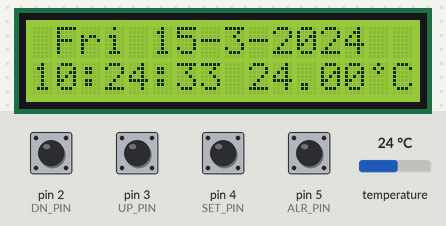
Simulated run of this sketch. Board: Arduino Uno, built with avr-gcc and run on an emulated ATmega328P. Shown: 16×2 character LCD. Inputs (shaded band) come from the test bench; at power-on: pin 2 (DN_PIN), pin 3 (UP_PIN), pin 4 (SET_PIN), pin 5 (ALR_PIN) HIGH, temperature 24 °C. The local clock reads 2024-03-15 10:24:30 at power-on unless the sketch sets it.

Above: at 3.3 s.
3.4 s: pin 4 (SET_PIN) pulled LOW for 0.15 s
At 3.92 s:
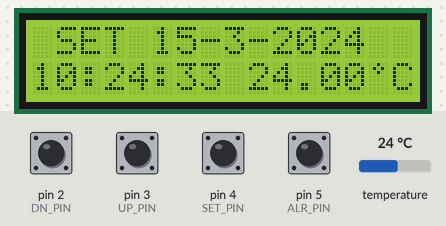
4.1 s: temperature set to 12 °C
At 4.4 s:
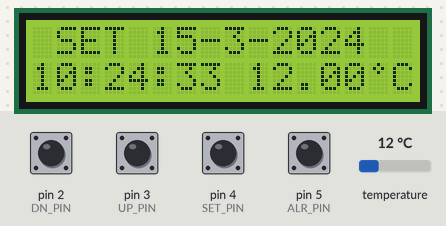
5.6 s: pin 2 (DN_PIN) pulled LOW for 1 s
At 6.32 s:
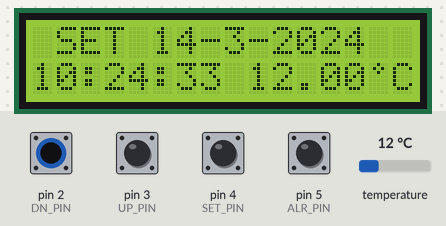
7.2 s: pin 2 (DN_PIN) pulled LOW for 0.15 s
At 7.77 s:
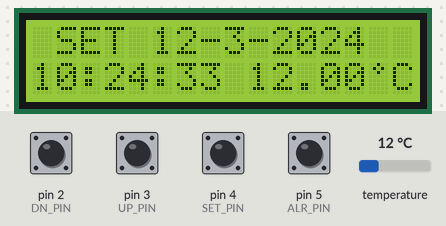
7.9 s: pin 4 (SET_PIN) pulled LOW for 1 s
At 8.13 s:
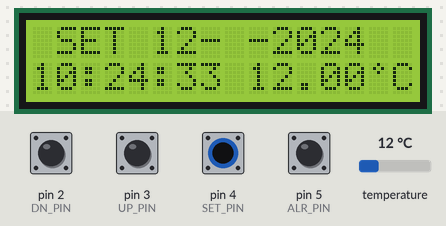
9.5 s: pin 3 (UP_PIN) pulled LOW for 1 s
At 10.17 s:
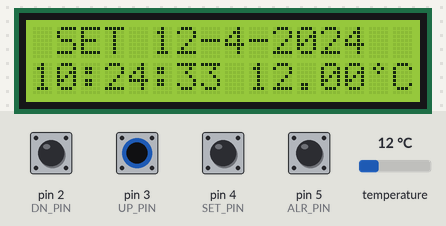

Measured:
- after the input at 3.4 s, the display: first changes after 0.10 s (image 1 shows a later state)
- after the input at 4.1 s, the display: changes at once (image 2)
- after the input at 5.6 s, the display: first differs from a run without the input after 0.66 s (image 3)
- after the input at 7.2 s, the display: first differs from a run without the input after 0.51 s (image 4)
- after the input at 7.9 s, the display: first differs from a run without the input after 0.18 s (image 5)
- after the input at 9.5 s, the display: first differs from a run without the input after 0.61 s (image 6)

The sketch:

ds_3231_clock_timer_alarm.ino
```cpp
// (licence header left out)
#include <DS3231.h> //Memanggil RTC3231 Library
#include <Wire.h>  // i2C Conection Library
#include <LiquidCrystal_I2C.h>  //Memanggil i2C LCD Library
#include <Button.h> //Memanggil library Push Button

//Setup Tombol Setting
#define DN_PIN 2 //Decrease Button
#define UP_PIN 3 //Increase Button
#define SET_PIN 4  //Setup Button
#define ALR_PIN 5  //Setup Button
#define PULLUP true //Mengaktifkan internal Pull Up
#define INVERT true
#define DEBOUNCE_MS 20
#define REPEAT_FIRST 500
#define REPEAT_INCR 100

//Declare push buttons
Button btnUP(UP_PIN, PULLUP, INVERT, DEBOUNCE_MS);
Button btnDN(DN_PIN, PULLUP, INVERT, DEBOUNCE_MS);
Button btnSET(SET_PIN, PULLUP, INVERT, DEBOUNCE_MS);
Button btnALR(ALR_PIN, PULLUP, INVERT, DEBOUNCE_MS);
enum {WAIT, INCR, DECR};
uint8_t STATE;
int count;
int lastCount = -1;
unsigned long rpt = REPEAT_FIRST;
///////////////////////////////////////////////
// Coding ini dibuat Oleh Dani Rajacell ///////
// Untuk www.belajarduino.com /////////////////
// Support by www.tokopedia.com/rajacell //////
// Copyright 24/8/2016 Rev.0.0 ////////////////
///////////////////////////////////////////////
LiquidCrystal_I2C lcd(0x27, 2, 1, 0, 4, 5, 6, 7, 3, POSITIVE);
//custom degrees char
uint8_t dgrsChar[8] = {0x4,0xa,0x4,0x0,0x0,0x0,0x0,0x0};

// Init DS3231
DS3231  rtc(SDA, SCL);

// Init a Time-data structure
Time  t; //pencacah string time()

uint32_t targetTime = 0;
uint8_t conv2d(const char* p) {
uint8_t v = 0;
  if ('0' <= *p && *p <= '9')
   v = *p - '0';
  return 10 * v + *++p - '0';}

//Mengambil waktu jam dari waktu Compile/Upload di system Windows
uint8_t hh = 0, mm = 0, ss = 0, dd = 0, bb = 0;
int yy = 0;
String Day = "  ";
uint8_t alarmHH = 9, alarmMM = 30;
int alarmLONG = 5;
uint8_t setMode = 0, setAlarm = 0, alarmMode=0;


void setup()
{
  // Setup Serial connection
  //Serial.begin(115200);
  pinMode (13, OUTPUT);
  //digitalWrite (13, LOW); // jika menggunakan relay sebagai beban alarm
  lcd.begin(16,2); // memulai koneksi i2c dengan LCD
  rtc.begin(); // memulai koneksi i2c dengan RTC
  lcd.createChar(0, dgrsChar); //Membuat custom char derajat
  lcd.setCursor (0,0);
  lcd.print(F("  Dani's Clock  "));
  lcd.setCursor (0,1);
  lcd.print(F("With RTC DS3231"));
  delay (2000);
  lcd.clear();

//rtc.setTime (10, 15, 00);
//rtc.setDate(23, 8, 2016);
}

///////////////////////////////////////////////
// Coding ini dibuat Oleh Dani Rajacell ///////
// Untuk www.belajarduino.com /////////////////
// Support by www.tokopedia.com/rajacell //////
// Copyright 24/8/2016 Rev.0.0 ////////////////
///////////////////////////////////////////////

void loop()
{
t = rtc.getTime();
Day = rtc.getDOWStr(1);

if (setMode == 0){
hh = t.hour,DEC;
mm = t.min,DEC;
ss = t.sec,DEC;
dd = t.date,DEC;
bb = t.mon,DEC;
yy = t.year,DEC;
}

  if (setAlarm <2){
  lcd.setCursor(1,0);
  if(setMode==0)lcd.print(Day); else {lcd.print(F("SET"));}
  lcd.print(F(" "));
  lcd.print(dd); lcd.print(F("-"));
  lcd.print(bb); lcd.print(F("-"));
  lcd.print(yy); lcd.print(F("  "));

  lcd.setCursor(0,1);
  if (hh<10){ lcd.print(F("0"));}
  lcd.print(hh); lcd.print(F(":"));
  if (mm<10){ lcd.print(F("0"));}
  lcd.print(mm); lcd.print(F(":"));
  if (ss<10){ lcd.print(F("0"));}
  lcd.print(ss); lcd.print(F(" "));
  lcd.print(rtc.getTemp());
  lcd.print((char)0);
  lcd.print(F("C"));
  lcd.print(F(" "));
  }

  setupClock();
  Alarm (alarmHH, alarmMM, alarmLONG);

if (setAlarm <2 && setMode != 0) {delay (100);}
if (setAlarm <2 && setMode == 1){lcd.setCursor(5,0); lcd.print(F("  ")); delay(100);}
if (setAlarm <2 && setMode == 2 && bb>9){lcd.setCursor(8,0); lcd.print(F("  ")); delay(100);}
if (setAlarm <2 && setMode == 2 && bb<=9){lcd.setCursor(8,0); lcd.print(F(" ")); delay(100);}
if (setAlarm <2 && setMode == 3 && bb>9){lcd.setCursor(11,0); lcd.print(F("    ")); delay(100);}
if (setAlarm <2 && setMode == 3 && bb<=9){lcd.setCursor(10,0); lcd.print(F("    ")); delay(100);}
if (setAlarm <2 && setMode == 4){lcd.setCursor(0,1); lcd.print(F("  ")); delay(100);}
if (setAlarm <2 && setMode == 5){lcd.setCursor(3,1); lcd.print(F("  ")); delay(100);}
if (setAlarm <2 && setMode == 6){lcd.setCursor(6,1); lcd.print(F("  ")); delay(100);}

if (setMode == 0 && setAlarm != 0  && setAlarm != 1) {delay (100);}
//if (setMode == 0 && setAlarm == 1){lcd.clear(); lcd.setCursor(3,0); lcd.print(F("Alarm OFF")); delay(100);}
if (setMode == 0 && setAlarm == 2){lcd.setCursor(0,1); lcd.print(F("  ")); delay(100);}
if (setMode == 0 && setAlarm == 3){lcd.setCursor(3,1); lcd.print(F("  ")); delay(100);}
if (setMode == 0 && setAlarm == 4 && alarmLONG >9){lcd.setCursor(12,1); lcd.print(F("  ")); delay(100);}
if (setMode == 0 && setAlarm == 4 && alarmLONG <10){lcd.setCursor(12,1); lcd.print(F(" ")); delay(100);}

Serial.print (setMode);
Serial.print ("  ");
Serial.println (setAlarm);
}
///////////////////////////////////////////////
// Coding ini dibuat Oleh Dani Rajacell ///////
// Untuk www.belajarduino.com /////////////////
// Support by www.tokopedia.com/rajacell //////
// Copyright 24/8/2016 Rev.0.0 ////////////////
///////////////////////////////////////////////
void setupClock (void) {
   btnUP.read();                             //read the buttons
   btnDN.read();
   btnSET.read();
   btnALR.read();

    if (setMode == 7){
    lcd.setCursor (0,0);
    lcd.print (F("Set Date Finish "));
    lcd.setCursor (0,1);
    lcd.print (F("Set Time Finish "));delay (1000);
    rtc.setTime (hh, mm, ss);
    rtc.setDate (dd, bb, yy);
    lcd.clear();
    setMode = 0;}

    if (setAlarm == 5){
    lcd.setCursor (0,0);
    lcd.print (F("Set Alarm Finish"));
    lcd.setCursor (0,1);
    lcd.print (F("Alarm at : "));
    lcd.print (alarmHH); lcd.print (F(":"));
    lcd.print (alarmMM);
    delay (1000); lcd.clear();
    setAlarm=0;
    alarmMode=1;}

    if (setAlarm >0){ alarmMode=0;}

    switch (STATE) {

        case WAIT:
            if (btnSET.wasPressed())
               { setMode = setMode+1;}
            if (btnALR.wasPressed())
               { setAlarm = setAlarm+1;}
            if (btnUP.wasPressed())
                STATE = INCR;
            else if (btnDN.wasPressed())
                STATE = DECR;
            else if (btnUP.wasReleased())
                rpt = REPEAT_FIRST;
            else if (btnDN.wasReleased())
                rpt = REPEAT_FIRST;
            else if (btnUP.pressedFor(rpt)) {
                rpt += REPEAT_INCR;
                STATE = INCR;
            }
            else if (btnDN.pressedFor(rpt)) {
                rpt += REPEAT_INCR;
                STATE = DECR;
            }
            break;

        case INCR:
            if (setAlarm<2 && setMode==1 && dd<31)dd=dd+1;
            if (setAlarm<2 && setMode==2 && bb<12)bb=bb+1;
            if (setAlarm<2 && setMode==3 && yy<2050)yy=yy+1;
            if (setAlarm<2 && setMode==4 && hh<23)hh=hh+1;
            if (setAlarm<2 && setMode==5 && mm<59)mm=mm+1;
            if (setAlarm<2 && setMode==6 && ss<59)ss=ss+1;
            if (setMode==0 && setAlarm==2 && alarmHH<23)alarmHH=alarmHH+1;
            if (setMode==0 && setAlarm==3 && alarmMM<59)alarmMM=alarmMM+1;
            if (setMode==0 && setAlarm==4 && alarmLONG<59)alarmLONG=alarmLONG+1;
            STATE = WAIT;
            break;

        case DECR:
            if (setAlarm<2 && setMode==1 && dd>0)dd=dd-1;
            if (setAlarm<2 && setMode==2 && bb>0)bb=bb-1;
            if (setAlarm<2 && setMode==3 && yy>2000)yy=yy-1;
            if (setAlarm<2 && setMode==4 && hh>0)hh=hh-1;
            if (setAlarm<2 && setMode==5 && mm>0)mm=mm-1;
            if (setAlarm<2 && setMode==6 && ss>0)ss=ss-1;
            if (setMode==0 && setAlarm==2 && alarmHH>0)alarmHH=alarmHH-1;
            if (setMode==0 && setAlarm==3 && alarmMM>0)alarmMM=alarmMM-1;
            if (setMode==0 && setAlarm==4 && alarmLONG>0)alarmLONG=alarmLONG-1;
            STATE = WAIT;
            break;
    }
}
///////////////////////////////////////////////
// Coding ini dibuat Oleh Dani Rajacell ///////
// Untuk www.belajarduino.com /////////////////
// Support by www.tokopedia.com/rajacell //////
// Copyright 24/8/2016 Rev.0.0 ////////////////
///////////////////////////////////////////////
void Alarm (uint8_t alarmHH, uint8_t alarmMM,int alarmLONG) {

 if (alarmMode==1 && hh == alarmHH && (mm - alarmMM >= 0 ) && (mm - alarmMM <= alarmLONG )) {
  tone (13, 1200);

  if(ss%2==0){lcd.noBacklight();}
  else {lcd.backlight ();}

  btnALR.read();
  if (btnALR.wasPressed())
 { alarmMode = 0; lcd.backlight();}}


 else {noTone (13);  lcd.backlight();}

 if (setMode == 0 && setAlarm !=0 && setAlarm !=1){
  lcd.setCursor (1,0);
  lcd.print(F("  Set Alarm    "));
  lcd.setCursor (0,1);
  if(alarmHH<10){lcd.print(F("0"));}
  lcd.print (alarmHH); lcd.print(F(":"));
  if(alarmMM<10){lcd.print(F("0"));}
  lcd.print (alarmMM); lcd.print(F("  Long:"));
  lcd.print (alarmLONG); lcd.print(F("mnt "));
 }
}
```
